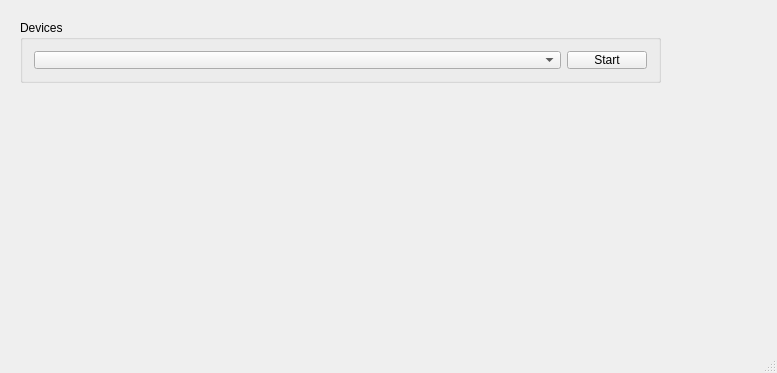
<?xml version="1.0" encoding="UTF-8"?>
<ui version="4.0">
 <class>MainWindow</class>
 <widget class="QMainWindow" name="MainWindow">
  <property name="geometry">
   <rect>
    <x>0</x>
    <y>0</y>
    <width>777</width>
    <height>373</height>
   </rect>
  </property>
  <property name="windowTitle">
   <string>Qt npcap</string>
  </property>
  <widget class="QWidget" name="centralWidget">
   <widget class="QGroupBox" name="grpDevs">
    <property name="geometry">
     <rect>
      <x>20</x>
      <y>20</y>
      <width>641</width>
      <height>63</height>
     </rect>
    </property>
    <property name="title">
     <string>Devices</string>
    </property>
    <layout class="QHBoxLayout" name="horizontalLayout">
     <item>
      <widget class="QComboBox" name="cmbIfs"/>
     </item>
     <item>
      <widget class="QPushButton" name="btnStart">
       <property name="maximumSize">
        <size>
         <width>80</width>
         <height>16777215</height>
        </size>
       </property>
       <property name="text">
        <string>Start</string>
       </property>
      </widget>
     </item>
    </layout>
   </widget>
  </widget>
  <widget class="QMenuBar" name="menuBar">
   <property name="geometry">
    <rect>
     <x>0</x>
     <y>0</y>
     <width>777</width>
     <height>20</height>
    </rect>
   </property>
  </widget>
  <widget class="QStatusBar" name="statusBar"/>
 </widget>
 <layoutdefault spacing="6" margin="11"/>
 <resources/>
 <connections/>
</ui>
